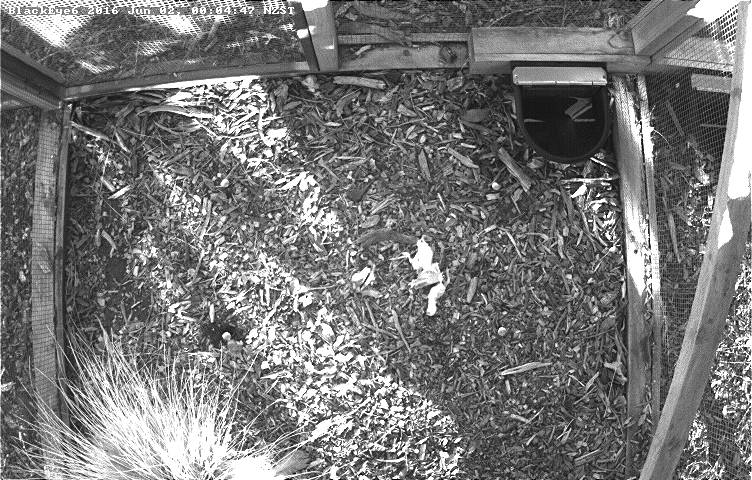
#> input picture Video sequences for project-20210914/Seq1/20160602-000447.889.jpg, 752 x 480 px, found by its file name; its folder holds 4 pictures in this run
$ python predatorsegment.py
#> lines starting #> are read from the running program, lines starting #| are printed output that depends on the picture
import cv2
import numpy as np
import matplotlib.pyplot as plt
from matplotlib.pyplot import figure
import os

def load_images_from_folder(folder):
    images = []
    for filename in os.listdir(folder):
        img = cv2.imread(os.path.join(folder,filename))
#> img is the input picture: shape (480, 752, 3); min 0, max 255, mean 119.7
        img =  cv2.cvtColor(img, cv2.COLOR_BGR2GRAY)
#> img: shape (480, 752)
        #clahe = cv2.createCLAHE(clipLimit=4.0, tileGridSize=(16,16))
        #cl = clahe.apply(img)
        #img = cl
        hist,bins = np.histogram(img.flatten(),256,[0,256])
#> hist = 256 values, max 18511 at index 255, min 12 at index 1, mean 1410; bins = 257 values from 0 to 256
        cdf = hist.cumsum()
#> cdf = 256 values from 122 to 360960
        cdf_m = np.ma.masked_equal(cdf,0)
        cdf_m = (cdf_m - cdf_m.min())*255/(cdf_m.max()-cdf_m.min())
        cdf = np.ma.filled(cdf_m,0).astype('uint8')
#> cdf = 256 values from 0 to 255
        img = cdf[img]
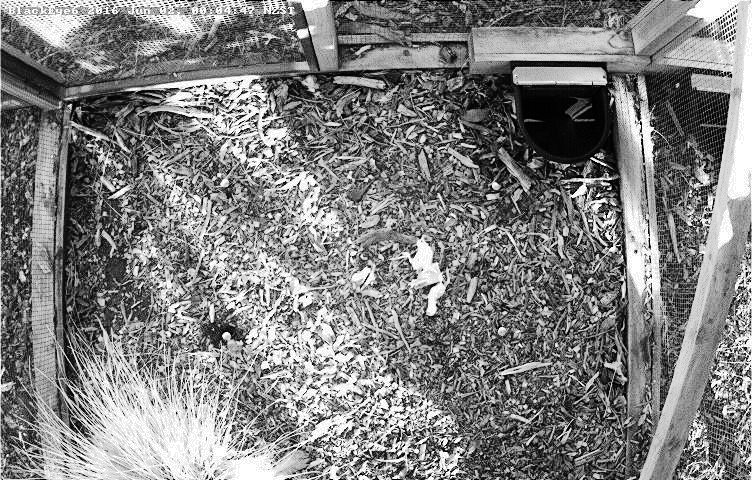
#> img: shape (480, 752); min 0, max 255, mean 128

        if img is not None:
            images.append(img)
#> pass 2 of the loop in load_images_from_folder, `for filename in os.listdir(folder):`:
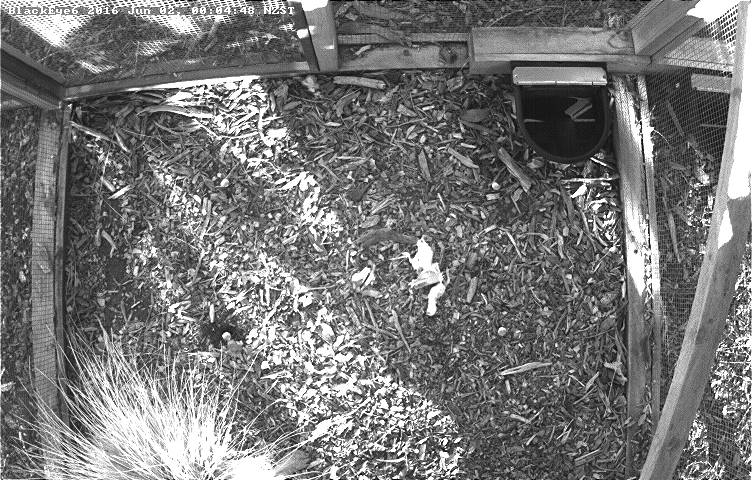
#> input picture Video sequences for project-20210914/Seq1/20160602-000448.929.jpg, 752 x 480 px, found by its file name
#> in load_images_from_folder, img is the input picture: shape (480, 752, 3); min 0, max 255, mean 119.7
#> hist = 256 values, max 18457 at index 255, min 17 at index 1, mean 1410
#> in load_images_from_folder, `cdf = hist.cumsum()`: cdf = 256 values from 127 to 360960
#> in load_images_from_folder, `cdf = np.ma.filled(cdf_m,0).astype('uint8')`: cdf = 256 values from 0 to 255
#> in load_images_from_folder, `img = cdf[img]`:
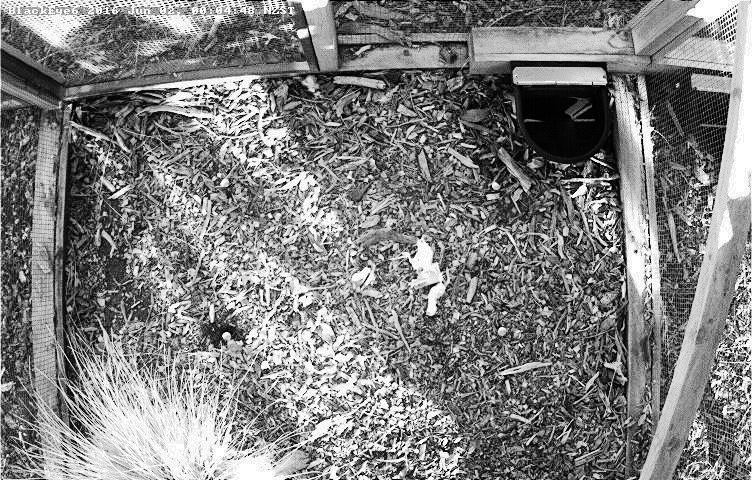
#> img: shape (480, 752); min 0, max 255, mean 128
#> pass 3 of the loop in load_images_from_folder, `for filename in os.listdir(folder):`:
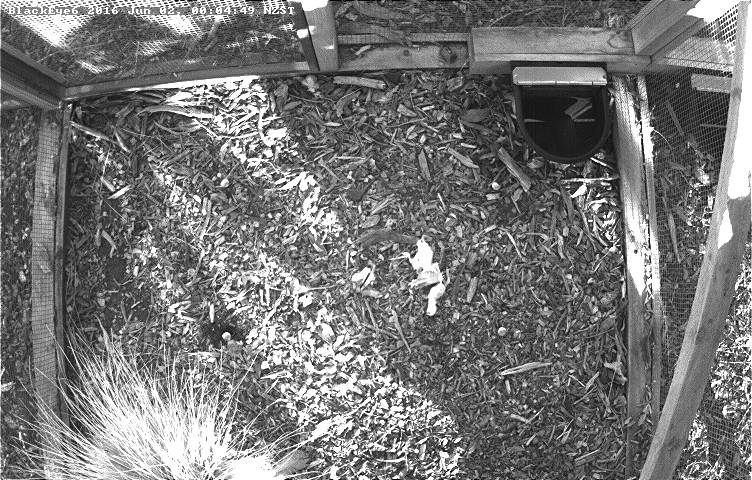
#> input picture Video sequences for project-20210914/Seq1/20160602-000449.969.jpg, 752 x 480 px, found by its file name
#> in load_images_from_folder, img is the input picture: shape (480, 752, 3); min 0, max 255, mean 119.7
#> hist = 256 values, max 18310 at index 255, min 17 at index 1, mean 1410
#> in load_images_from_folder, `cdf = hist.cumsum()`: cdf = 256 values from 113 to 360960
#> in load_images_from_folder, `cdf = np.ma.filled(cdf_m,0).astype('uint8')`: cdf = 256 values from 0 to 255
#> in load_images_from_folder, `img = cdf[img]`:
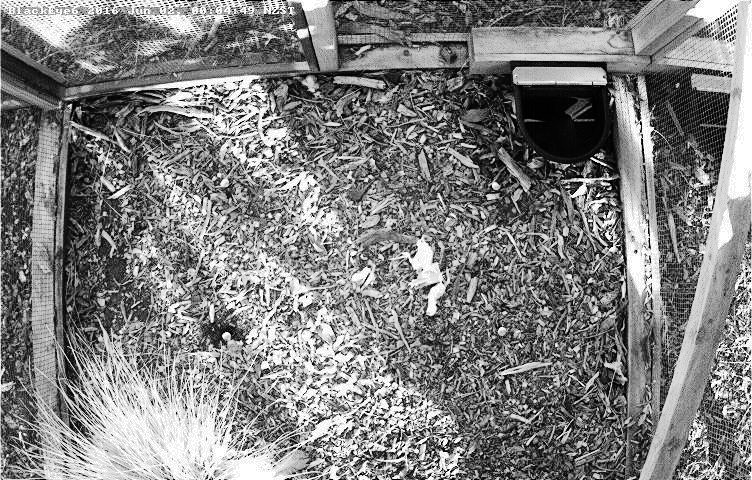
#> img: shape (480, 752); min 0, max 255, mean 128
#> the loop made 4 passes; the first 3 are shown
    return images

def diff_mask(img1, img2, threshold):
    diff = cv2.absdiff(img1, img2)
    print(diff)
    mask = diff>threshold
    return mask

def main():
    sequence = load_images_from_folder("C:/Users/larki/Documents/Code/PredatorProject/Video sequences for project-20210914/Seq1")
    print(sequence)
    mean_frame = np.mean(sequence, axis=0).astype(np.uint8)
    plt.imshow(mean_frame, cmap="gray")
    print(mean_frame.shape)
#| (480, 752)
#> (the run stopped early here; a loop or call above may not have finished)
